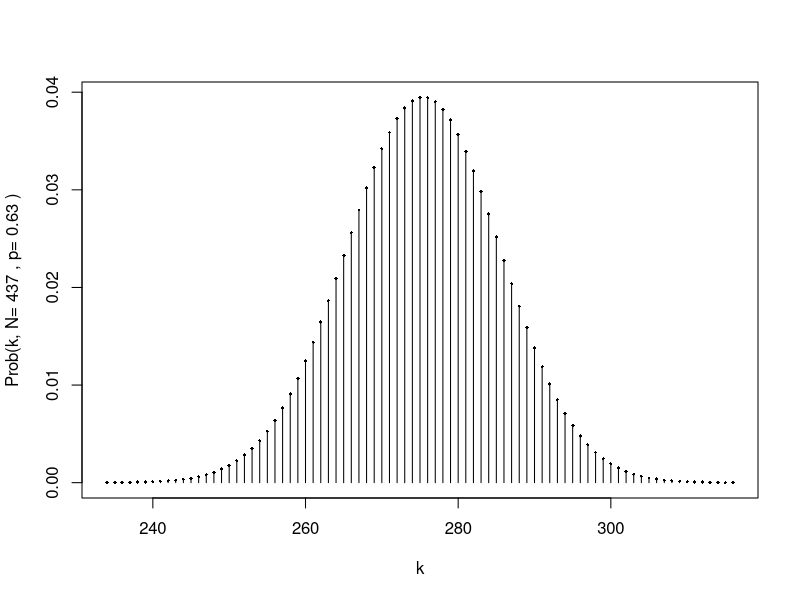
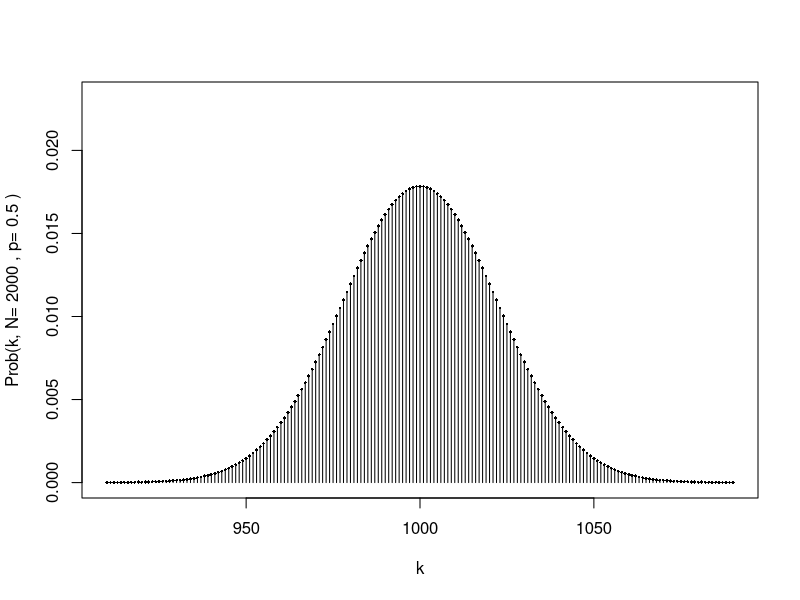
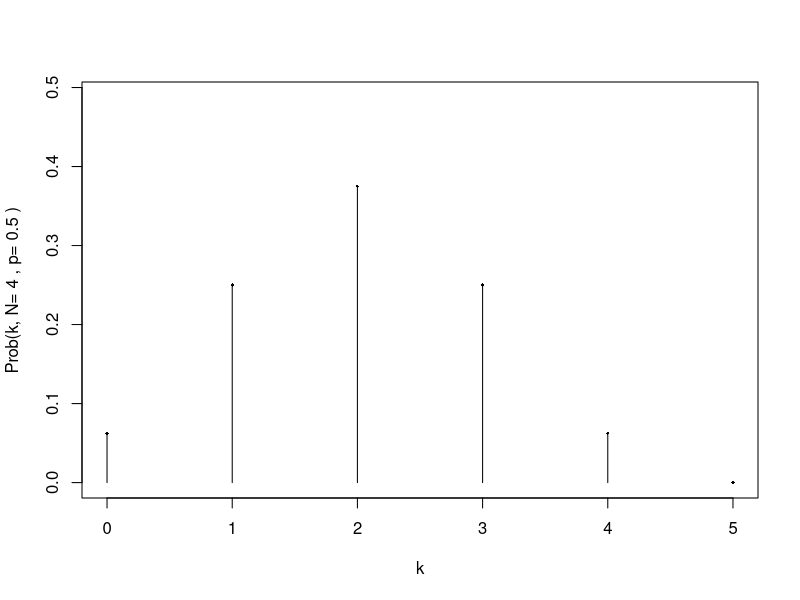
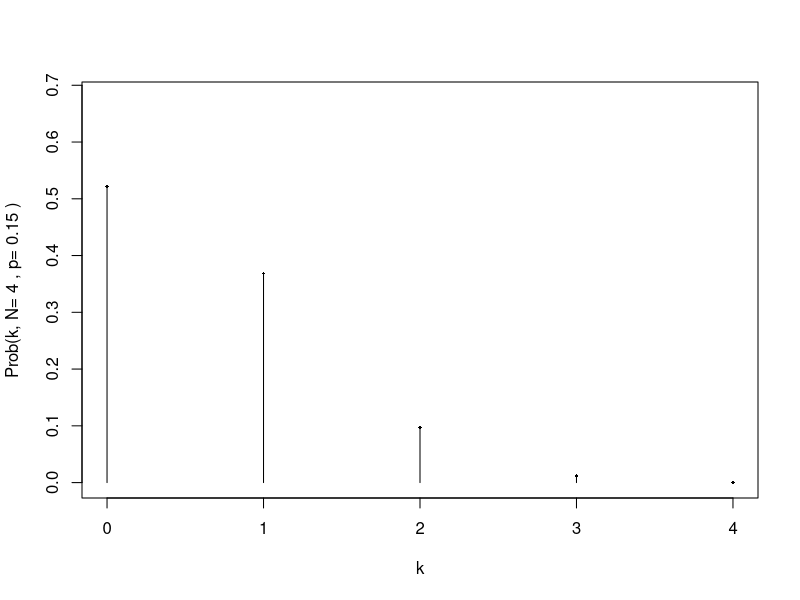
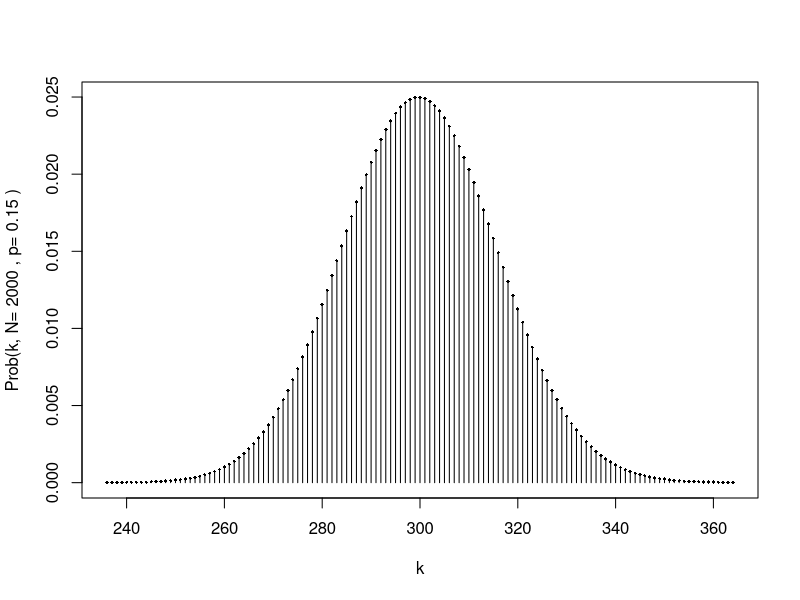
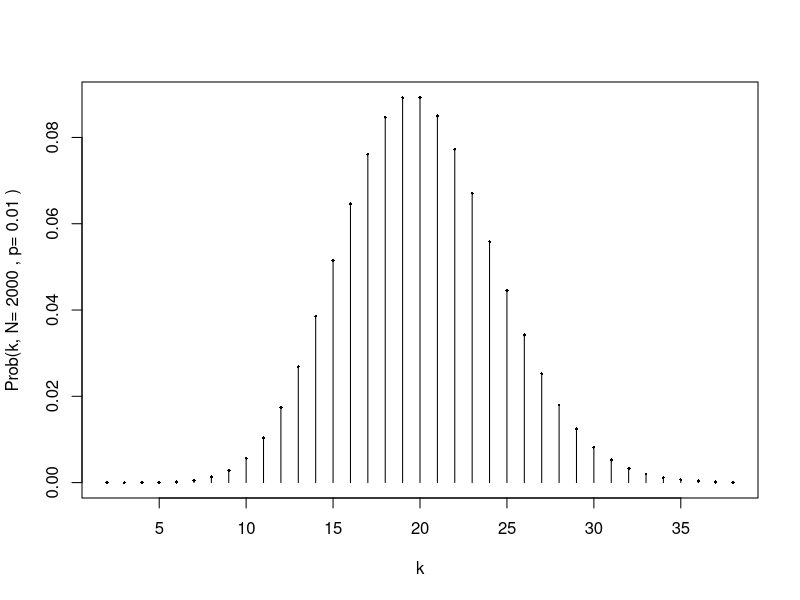

The R source for these figures, in order:
### R code from vignette source '/home/pauljohn/tmp/lyxtmp/lyx_tmpdir.XM7887/lyx_tmpbuf0/BinomialDist-essay.Rnw'
### Encoding: UTF-8

###################################################
### code chunk number 1: BinomialDist-essay.Rnw:16-17
###################################################
  if(exists(".orig.enc")) options(encoding = .orig.enc)


###################################################
### code chunk number 2: BinomialDist-essay.Rnw:93-95
###################################################
unlink("plots", recursive=T)
dir.create("plots", showWarnings=F)


###################################################
### code chunk number 3: Roptions
###################################################
options(width=100, prompt="> ", continue="+  ")
options(useFancyQuotes = FALSE) 
set.seed(12345)
op <- par() 
#pjmar <- c(5.1, 4.1, 1.0, 2.1) 
#options(SweaveHooks=list(fig=function() par(mar=pjmar, ps=10)))
options(SweaveHooks=list(fig=function() par(ps=10)))
pdf.options(onefile=F,family="Times",pointsize=10)


###################################################
### code chunk number 4: BinomialDist-essay.Rnw:227-232
###################################################
N <- 437; p<- 0.63; x1 <- max(0, N*p-4*sqrt(p*(1-p)*N)); x2 <- min(N*p+4*sqrt(p*(1-p)*N),N)
x <- as.integer(x1): as.integer(x2+1)
pseq <- dbinom(x, N, p)
plot(x, pseq, type="h", xlab="k", ylab=paste("Prob(k, N=",N,", p=", p,")"))
points(x, pseq, pch=18,cex=0.5)


###################################################
### code chunk number 5: BinomialDist-essay.Rnw:403-408
###################################################
N <- 2000; p<- 0.50; x1 <- max(0, N*p-4*sqrt(p*(1-p)*N)); x2 <- min(N*p+4*sqrt(p*(1-p)*N),N)
x <- as.integer(x1): as.integer(x2+1)
pseq <- dbinom(x, N, p)
plot(x, pseq, type="h", xlab="k", ylim=c(0, 1.3*max(pseq)), ylab=paste("Prob(k, N=",N,", p=", p,")"))
points(x, pseq, pch=18,cex=0.5)


###################################################
### code chunk number 6: BinomialDist-essay.Rnw:422-427
###################################################
N <- 4; p<- 0.50; x1 <- max(0, N*p-3*sqrt(p*(1-p)*N)); x2 <- min(N*p+4*sqrt(p*(1-p)*N),N)
x <- as.integer(x1): as.integer(x2+1)
pseq <- dbinom(x, N, p)
plot(x, pseq, type="h", xlab="k", ylim=c(0, 1.3*max(pseq)), ylab=paste("Prob(k, N=",N,", p=", p,")"))
points(x, pseq, pch=18,cex=0.5)


###################################################
### code chunk number 7: BinomialDist-essay.Rnw:440-445
###################################################
N <- 4; p<- 0.150; x1 <- max(0, N*p-3*sqrt(p*(1-p)*N)); x2 <- min(N*p+4*sqrt(p*(1-p)*N),N)
x <- as.integer(x1): as.integer(x2+1)
pseq <- dbinom(x, N, p)
plot(x, pseq, type="h", xlab="k", ylim=c(0, 1.3*max(pseq)), ylab=paste("Prob(k, N=",N,", p=", p,")"))
points(x, pseq, pch=18,cex=0.5)


###################################################
### code chunk number 8: BinomialDist-essay.Rnw:460-465
###################################################
N <- 2000; p<- 0.150; x1 <- max(0, N*p-4*sqrt(p*(1-p)*N)); x2 <- min(N*p+4*sqrt(p*(1-p)*N),N)
x <- as.integer(x1): as.integer(x2+1)
pseq <- dbinom(x, N, p)
plot(x, pseq, type="h", xlab="k", ylab=paste("Prob(k, N=",N,", p=", p,")"))
points(x, pseq, pch=18,cex=0.5)


###################################################
### code chunk number 9: BinomialDist-essay.Rnw:478-483
###################################################
N <- 2000; p<- 0.01; x1 <- max(0, N*p-4*sqrt(p*(1-p)*N)); x2 <- min(N*p+4*sqrt(p*(1-p)*N),N)
x <- as.integer(x1): as.integer(x2+1)
pseq <- dbinom(x, N, p)
plot(x, pseq, type="h", xlab="k", ylab=paste("Prob(k, N=",N,", p=", p,")"))
points(x, pseq, pch=18,cex=0.5)
